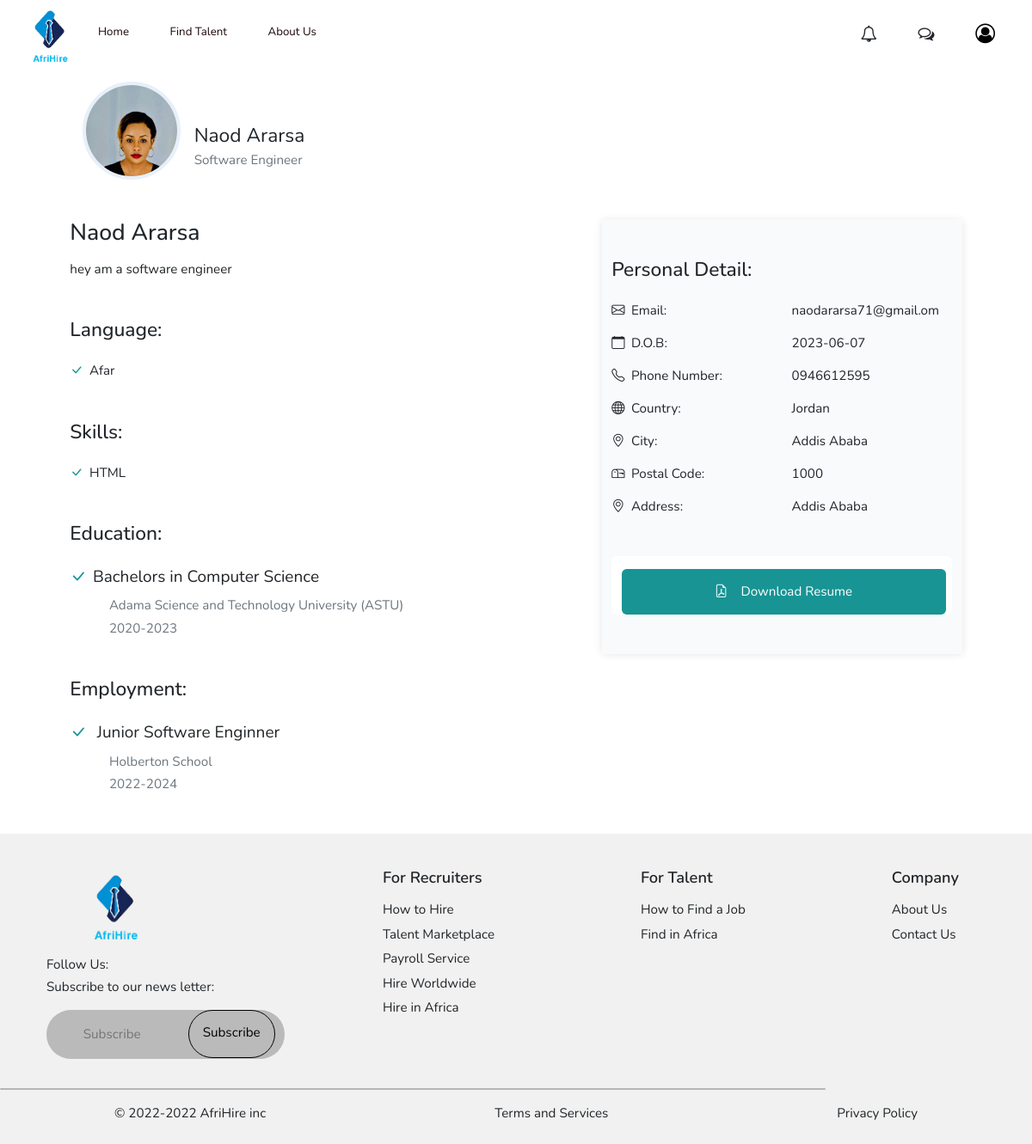
The page /candidate-detail.php?id=48 on the database its author committed.
### tables this page shows
CREATE TABLE `job_seeker` (
  `job_seeker_id` int NOT NULL,
  `first_name` varchar(60) NOT NULL,
  `last_name` varchar(60) NOT NULL,
  `date_of_birth` date NOT NULL,
  `gender` char(1) NOT NULL,
  `email` varchar(60) NOT NULL,
  `recovery_email` varchar(60) NOT NULL,
  `password` varchar(100) NOT NULL,
  `phone_number` varchar(20) NOT NULL,
  `country` varchar(60) NOT NULL,
  `professional_title` varchar(255) DEFAULT NULL,
  `postcode` int DEFAULT NULL,
  `city` varchar(60) DEFAULT NULL,
  `address` varchar(60) DEFAULT NULL,
  `description` varchar(1000) DEFAULT NULL,
  `profile_picture_url` varchar(255) DEFAULT NULL,
  `resume_url` varchar(255) DEFAULT NULL
);

CREATE TABLE `language` (
  `language_id` int NOT NULL,
  `language` varchar(60) NOT NULL
);

CREATE TABLE `skill` (
  `skill_id` int NOT NULL,
  `skill` varchar(60) NOT NULL
);

CREATE TABLE `education` (
  `education_id` int NOT NULL,
  `degree_type` varchar(60) NOT NULL,
  `field` varchar(60) NOT NULL,
  `institute` varchar(60) NOT NULL,
  `enrolled_date` year DEFAULT NULL,
  `graduated_date` year DEFAULT NULL
);

CREATE TABLE `employment` (
  `employment_id` int NOT NULL,
  `position` varchar(100) NOT NULL,
  `company` varchar(100) NOT NULL,
  `started_date` year DEFAULT NULL,
  `date_left` year DEFAULT NULL
);

### public/candidate-detail.php (the view, shortened to what the rows shown need)
<?php
require_once '../src/model/ProfilePictureModel.php';
require_once '../src/model/JobSeeker.php';
if (isset($_GET['id'])) {
    $jobSeeker = new JobSeeker($_GET['id']);
    $profilePicture = new ProfilePictureModel();
    $path = $profilePicture->fetchPicture($jobSeeker) ?? null;
    $uploadsDir = "uploads/";
    $uploadsPos = strrpos($path, $uploadsDir);
    if ($uploadsPos !== false) {
        $src = substr($path, $uploadsPos);
    }
    $jobSeeker->fetchProfile();
    $firstName = $jobSeeker->getPersonalInfo()->getFirstName();
    $lastName = $jobSeeker->getPersonalInfo()->getLastName();
    $professionalTitle = $jobSeeker->getPersonalInfo()->getProfessionalTitle();
    $phoneNumber = $jobSeeker->getPersonalInfo()->getPhoneNumber();
    $email = $jobSeeker->getPersonalInfo()->getEmail();
    $country = $jobSeeker->getPersonalInfo()->getCountry();
    $postcode = $jobSeeker->getPersonalInfo()->getPostCode();
    $city = $jobSeeker->getPersonalInfo()->getCity();
    $address = $jobSeeker->getPersonalInfo()->getAddress();
    $description = $jobSeeker->getPersonalInfo()->getDescription();
    $jobSeeker->fetchResume();
    $jobSeeker->fetchLanguage();
    $jobSeeker->fetchSKill();
    $languages = $jobSeeker->getResume()->getLanguage();
    $skills = $jobSeeker->getResume()->getSkill();
    $educationData = $jobSeeker->fetchEducation();
    $employmentData = $jobSeeker->fetchEmployment();
}
?>
<!DOCTYPE html>
<html lang="en">
<head>
    <link rel="stylesheet" href="https://cdnjs.cloudflare.com/ajax/libs/font-awesome/4.7.0/css/font-awesome.min.css">
    <link href="https://cdn.jsdelivr.net/npm/bootstrap@5.3.0-alpha2/dist/css/bootstrap.min.css" rel="stylesheet">
    <link rel="stylesheet" href="https://cdn.jsdelivr.net/npm/bootstrap-icons@1.10.3/font/bootstrap-icons.css">
    <link rel="stylesheet" href="css/candidate-detail.css">
    <link rel="stylesheet" href="css/findjob.css">
</head>
<body>
    <div class="container-lg pb-5">
        <div class="container-fluid">
            <div class="profile-contianer d-flex align-content-end pb-5 ps-3">
                <div class="profile-image-profile">
                    <img class="img-fluid" src="<?= $src ?? 'uploads/jobseeker-profile/initail.png' ?>" alt="">
                </div>
                <div class="name-container">
                    <div class="name fs-4"><?= $firstName . " " . $lastName ?></div>
                    <div class="professional-title text-secondary"><?= $professionalTitle ?></div>
                </div>
            </div>
        </div>
        <div class="container-fluid">
            <div class="row">
                <div class="col-7">
                    <div class="candidate-name h3"><?= $firstName . " " . $lastName ?></div>
                    <div class="candidate-description pt-2">
                        <?= $description ?>
                    </div>
                    <div class="candidate-language pt-5 h4">Language: </div>
                    <div class="language-row row">
                        <?php
                            foreach($languages as $language):
                        ?>
                        <div class="col-6 pt-3"><i class="bi bi-check-lg pe-2 tick"></i><?= $language['language']?></div>
                        <?php endforeach ?>
                    </div>
                    <div class="candidate-language pt-5 h4">Skills: </div>
                    <div class="language-row row">
                        <?php
                            foreach($skills as $skill):
                        ?>
                        <div class="col-6 pt-3"><i class="bi bi-check-lg pe-2 tick"></i><?= $skill['skill'] ?></div>
                        <?php endforeach ?>
                    </div>
                    <div class="candidate-education pt-5 h4">Education: </div>
                    <div class="education-row">
                        <?php
                            foreach ($educationData as $education) :
                                $degreeType = $education->getDegreeType();
                                $field = $education->getField();
                                $institute = $education->getInstitute();
                                $enrolledDate = $education->getEnrolledDate();
                                $graduatedDate = $education->getGraduatedDate();
                                $degree = $degreeType . " " . "in" . " " . $field;
                                $degree = ucfirst($degree);
                                $date = $enrolledDate . "-" . $graduatedDate;
                        ?>
                        <div class="degree-type pt-3 fs-5"><i class="bi bi-check-lg pe-2 tick"></i><?= $degree ?></div>
                        <div class="university-attended ps-5 text-secondary pt-2"></i> <?= $institute ?></div>
                        <div class="duration ps-5 text-secondary pt-1"><?= $date ?></div>
                        <?php endforeach ?>
                    </div>
                    <div class="candidate-employment pt-5 h4">Employment: </div>
                    <div class="education-row">
                    <?php
                        foreach ($employmentData as $employment) :
                                $position = $employment->getPosition();
                                $company = $employment->getCompany();
                                $startedDate = $employment->getStartedDate();
                                $dateLeft = $employment->getDateLeft();
                                $date = $startedDate . "-" . $dateLeft;
                    ?>
                        <div class="degree-type pt-3 fs-5"><i class="bi bi-check-lg pe-2 tick"></i> <?= $position ?></div>
                        <div class="university-attended ps-5 text-secondary pt-2"></i> <?= $company ?> </div>
                        <div class="duration ps-5 text-secondary pt-1"><?= $date ?></div>
                    <?php endforeach ?>
                    </div>
                </div>
                <div class="col-5">
                    <div class="container-fluid personal-info-container">
                        <div class="candidate-email-container row  pt-3">
                            <div class="candidate-email-text col-6"><i class="bi bi-envelope pe-2"></i>Email:</div>
                            <div class="email col-6"><?= $email ?></div>
                        </div>
                        <div class="candidate-phone-container row pt-3">
                            <div class="candidate-phone-text col-6"><i class="bi bi-telephone pe-2"></i>Phone Number: </div>
                            <div class="phone-number col-6"><?= $phoneNumber ?></div>
                        </div>
                        <div class="candidate-country-container row pt-3">
                            <div class="candidate-country-text col-6"><i class="bi bi-globe pe-2"></i>Country: </div>
                            <div class="country col-6"><?= $country ?> </div>
                        </div>
                        <div class="candidate-city-container row pt-3">
                            <div class="candidate-city-text col-6"><i class="bi bi-geo-alt pe-2"></i>City: </div>
                            <div class="city col-6"><?= $city ?></div>
                        </div>
                        <div class="candidate-phone-container row pt-3">
                            <div class="candidate-phone-text col-6"><i class="bi bi-mailbox pe-2"></i>Postal Code: </div>
                            <div class="postal col-6"><?= $postcode ?></div>
                        </div>
                        <div class="candidate-address-container row pt-3">
                            <div class="candidate-address-text col-6"><i class="bi bi-geo-alt pe-2"></i>Address:</div>
                            <div class="address col-6"><?= $address ?></div>
                        </div>
                    </div>
                </div>
            </div>
        </div>
    </div>
</body>
</html>

### rows shown on the page
job_seeker: profile_picture_url (picture), first_name "Naod", last_name "Ararsa", professional_title "Software Engineer", description "hey am a software engineer", email "naodararsa71@gmail.om", phone_number "0946612595", country "Jordan", city "Addis Ababa", postcode "1000", address "Addis Ababa"
language: language "Afar"
skill: skill "HTML"
education: degree "Bachelors in Computer Science", institute "Adama Science and Technology University (ASTU)", date "2020-2023"
employment: position "Junior Software Enginner", company "Holberton School", date "2022-2024"

### other values the page prints
$birthDate->format('Y-m-d') "2023-06-07"
